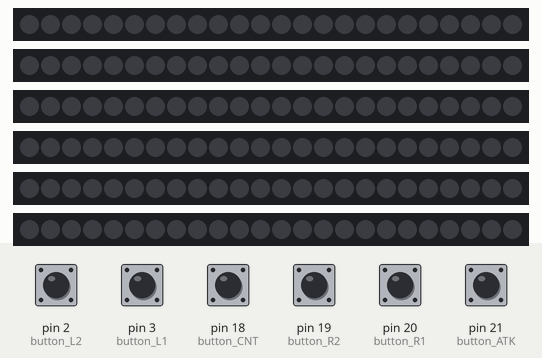
A sketch run on a simulated Arduino Mega 2560, built with avr-gcc and run on an emulated ATmega2560. Parts: 6 × 24 RGB LEDs in strip order, left to right. The test bench sets the inputs (shaded band); at power-on: pin 2 (button_L2), pin 3 (button_L1), pin 18 (button_CNT), pin 19 (button_R2), pin 20 (button_R1), pin 21 (button_ATK) HIGH. Dim RGB values are drawn brighter than linear; what the sketch prints to the serial monitor is not drawn.

Above: at 2.8 s.
2.9 s: pin 2 (button_L2) pulled LOW for 1.95 s
At 5.8 s:
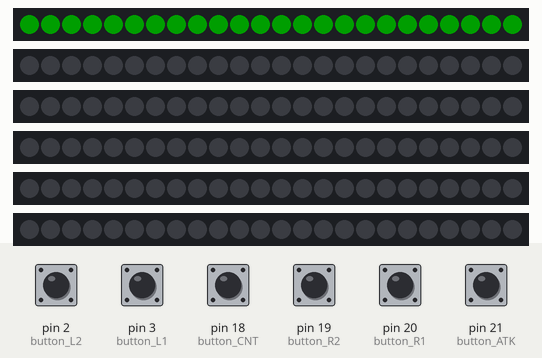
6.3 s: pin 3 (button_L1) pulled LOW for 1.95 s
At 9.4 s:
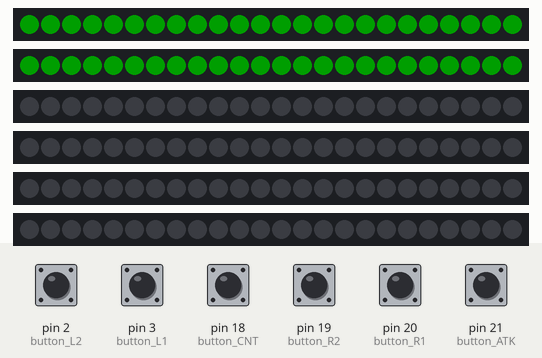
9.7 s: pin 18 (button_CNT) pulled LOW for 1.95 s
At 12.2 s:
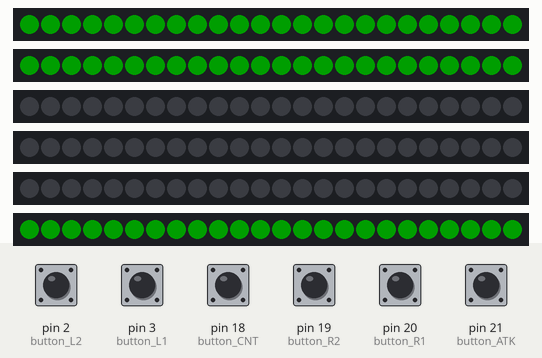
13.1 s: pin 19 (button_R2) pulled LOW for 1.95 s
At 16.0 s:
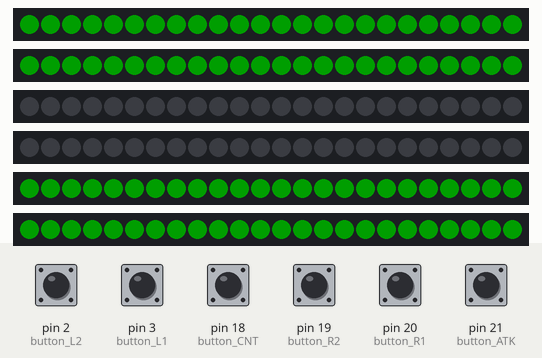
16.5 s: pin 20 (button_R1) pulled LOW for 1.95 s
At 19.6 s:
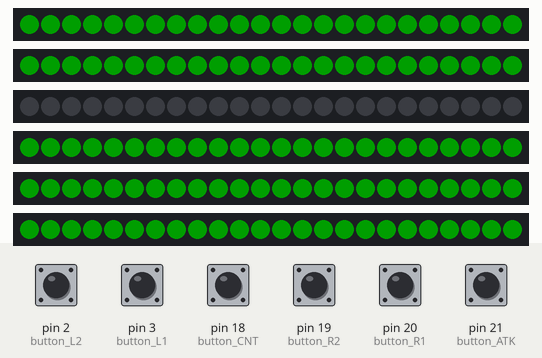
19.9 s: pin 21 (button_ATK) pulled LOW for 1.95 s
At 22.4 s:
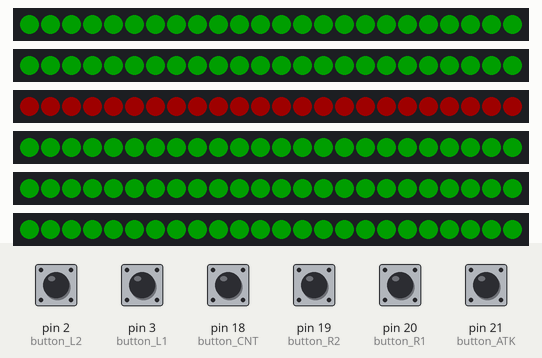
Timing chart, 0 to 23.9 s (numbered marks = the images above; inputs shaded):
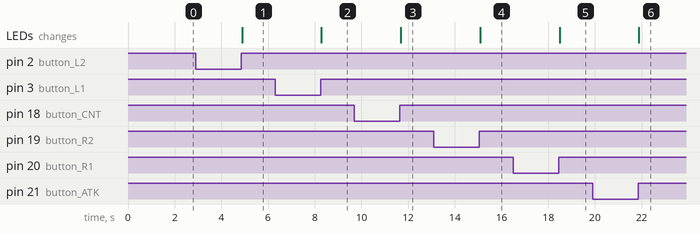

Measured:
- after the input at 2.9 s, the LEDs: change after 2.0 s (image 1)
- after the input at 6.3 s, the LEDs: change after 2.0 s (image 2)
- after the input at 9.7 s, the LEDs: change after 2.0 s (image 3)
- after the input at 13.1 s, the LEDs: change after 2.0 s (image 4)
- after the input at 16.5 s, the LEDs: change after 2.0 s (image 5)
- after the input at 19.9 s, the LEDs: change after 2.0 s (image 6)

The sketch:

game2_final.ino
```cpp
#include <Adafruit_NeoPixel.h> //네오픽셀을 사용하기 위한 라이브러리
#include<SoftwareSerial.h> //블루투스 연동을 위한 소프트웨어 시리얼 구현
SoftwareSerial BTSerial(6,5);// 시리얼 정의 시 아두이노에 연결된 핀 번호와 크로스 되게
//tx->6 rx->5
//인터럽트 핀 위치 /////////////////////////////////////////
//int.0 2|int.1 3|int.2 21|int.3 20|int.4 19| int.5 18|
//////////////////////////////////////////////////////

#define PIN_1 22           //data out이 연결된 핀 번호
#define NUM_LEDS_1 24      // 네오픽셀 LED 갯수(네오픽셀 링 LED 개수 : 24개)

#define PIN_2 23
#define NUM_LEDS_2 24

#define PIN_3 24
#define NUM_LEDS_3 24

#define PIN_4 28
#define NUM_LEDS_4 24

#define PIN_5 30
#define NUM_LEDS_5 24

#define PIN_6 29
#define NUM_LEDS_6 24

int time = 1000;
unsigned long pressTime;

//Adafruit_NeoPixel pixels = Adafruit_NeoPixel(네오픽셀 LED 개수, 아두이노 디지털 핀, NEO_GRB + NEO_KHZ800);
Adafruit_NeoPixel strip1 = Adafruit_NeoPixel(NUM_LEDS_1, PIN_1, NEO_GRBW + NEO_KHZ800);
//led1_r에 해당하는 네오픽셀
Adafruit_NeoPixel strip2 = Adafruit_NeoPixel(NUM_LEDS_2, PIN_2, NEO_GRBW + NEO_KHZ800);
//led1_l에 해당하는 네오픽셀

Adafruit_NeoPixel strip3 = Adafruit_NeoPixel(NUM_LEDS_3, PIN_3, NEO_GRBW + NEO_KHZ800);
//led2_r에 해당하는 네오픽셀
Adafruit_NeoPixel strip4 = Adafruit_NeoPixel(NUM_LEDS_4, PIN_4, NEO_GRBW + NEO_KHZ800);
//led2_l에 해당하는 네오픽셀

Adafruit_NeoPixel strip5 = Adafruit_NeoPixel(NUM_LEDS_5, PIN_5, NEO_GRBW + NEO_KHZ800);
//led2_r에 해당하는 네오픽셀
Adafruit_NeoPixel strip6 = Adafruit_NeoPixel(NUM_LEDS_6, PIN_6, NEO_GRBW + NEO_KHZ800);
//led2_l에 해당하는 네오픽셀

//리미트 스위치 &  리미트 스위치 작동시 led
//인터럽트 핀 위치 /////////////////////////////////////////
//int.0 2|int.1 3|int.2 21|int.3 20|int.4 19| int.5 18|
//////////////////////////////////////////////////////

int button_L2 = 2; //22    button_1
int button_L1 = 3; //23    button_2
int button_ATK = 21; //24  button_3
int button_R1=20; //28     button_7
int button_R2 = 19; // 30  button_9
int button_CNT=18;  //29   button_8


int Flag_L2=0;
int count_L2=0;
int excount_L2=1;

int Flag_L1=0;
int count_L1=0;
int excount_L1=1;

int Flag_ATK=0;
int count_ATK=0;
int excount_ATK=1;

int Flag_R1=0;
int count_R1=0;
int excount_R1=1;

int Flag_R2=0;
int count_R2=0;
int excount_R2=1;

int Flag_CNT=0;
int count_CNT=0;
int excount_CNT=1;

void setup() {
   // put your setup code here, to run once:
  //블루투스의 시리얼 통신을 위한 정의 함
  Serial.begin(9600);//블루투스의 시리얼 통신의 속도는 9600
  //시리얼 모니터
  BTSerial.begin(9600);//블루투스 통신 시작


   //리미트 스위치 & led
  pinMode(button_L2, INPUT);
  digitalWrite(button_L2,INPUT_PULLUP);

  pinMode(button_L1, INPUT);
  digitalWrite(button_L1,INPUT_PULLUP);

  pinMode(button_ATK, INPUT);//공격
  digitalWrite(button_ATK,INPUT_PULLUP);

  pinMode(button_R1, INPUT);
  digitalWrite(button_R1,INPUT_PULLUP);

  pinMode(button_R2,INPUT);
  digitalWrite(button_R2,INPUT_PULLUP);

  pinMode(button_CNT,INPUT);
  digitalWrite(button_CNT,INPUT_PULLUP);

//버튼 눌림 여부를 판변하기 위해 버튼 코드는 인터럽트로 구현
  attachInterrupt(digitalPinToInterrupt(button_L2),BUTTON_L2,CHANGE);
  attachInterrupt(digitalPinToInterrupt(button_L1),BUTTON_L1,CHANGE);
  attachInterrupt(digitalPinToInterrupt(button_ATK),BUTTON_ATK,CHANGE);
  attachInterrupt(digitalPinToInterrupt(button_R1),BUTTON_R1,CHANGE);
  attachInterrupt(digitalPinToInterrupt(button_R2),BUTTON_R2,CHANGE);
  attachInterrupt(digitalPinToInterrupt(button_CNT),BUTTON_CNT,CHANGE);
  Serial.println("setup");

  strip1.setBrightness(30);//네오픽셀 밝기 조절(0~255)
  strip1.begin();//네오픽셀을 사용하기 위한 함수
  //begin 함수의 경우 내부에 단순히 아두이노 디지털 핀을 out으로 선언하고 low가 출력되도록 하는 역할
  strip1.show(); // Initialize all pixels to 'off'

  strip2.setBrightness(30);//네오픽셀 밝기 조절(0~255)
  strip2.begin();//네오픽셀을 사용하기 위한 함수
  strip2.show(); // Initialize all pixels to 'off'

  strip3.setBrightness(30);//네오픽셀 밝기 조절(0~255)
  strip3.begin();//네오픽셀을 사용하기 위한 함수
  strip3.show(); // Initialize all pixels to 'off'

  strip4.setBrightness(30);//네오픽셀 밝기 조절(0~255)
  strip4.begin();//네오픽셀을 사용하기 위한 함수
  strip4.show(); // Initialize all pixels to 'off'

  strip5.setBrightness(30);//네오픽셀 밝기 조절(0~255)
  strip5.begin();//네오픽셀을 사용하기 위한 함수
  strip5.show(); // Initialize all pixels to 'off'

  strip6.setBrightness(30);//네오픽셀 밝기 조절(0~255)
  strip6.begin();//네오픽셀을 사용하기 위한 함수
  strip6.show(); // Initialize all pixels to 'off'

}

void loop() {
  //우주선 게임의 중앙 방향키와 공격 버튼이 동시에 눌리면 게임이 시작되게 구현(3초 동안)
while(digitalRead(button_CNT)==true&&digitalRead(button_ATK)==true)
  {
    delay(time);
    pressTime++;
    Serial.print(pressTime); Serial.println("초 경과");

    if(pressTime==3){break;}//3초가 경과하면 while문 break;
  }
  if(pressTime==3){
    Serial.print("pressTime : "); Serial.println(pressTime);
    delay(time);
    Serial.println("시작");
    BTSerial.write('O');//버튼을 누르고 3초가 지나면 안드로이드에 'O'을 보냄
    delay(1000);
  }
      pressTime = 0;//게임이 새로 시작할때마다 새로운 초를 count해야하기 때문에 pressTime 초기화

}

void BUTTON_L2()
{
  delayMicroseconds(1000);
  if(digitalRead(button_L2)==HIGH)//버튼이 눌렸을 때
  {
    if(Flag_L2 ==0){//플래그가 0이면 실행
      Flag_L2 =1;//플래그 1로 변경
      //Serial.println("PUSHED=====");
      count_L2++;
    GREEN1(); //초록색 네오픽셀 on
    strip1.clear();//네오픽셀 색상 초기화하는 함수

    }
    else //반응 x
    {

    }
  }
  else //스위치가 눌러져 있지 않으면 실행됨
  {
    Flag_L2=0;     //플래그 0으로 변경
    //Serial.println("=====no!PUSHED");
    COUNT_L2();
      OFFLED1();//네오픽셀 off
  }
}


void BUTTON_L1()
{
  delayMicroseconds(1000);
  if(digitalRead(button_L1)==HIGH)//버튼이 눌렸을 때 실행
  {
    if(Flag_L1 ==0){//플래그가 0이면 실행
      Flag_L1 =1;//플래그 1로 변경
      //Serial.println("PUSHED=====");
      count_L1++;
      GREEN2();   //초록색 네오픽셀 on
      strip2.clear();//네오픽셀 색상 초기화하는 함수

    }
    else//반응 x
    {

    }
  }
  else//스위치가 눌러져 있지 않으면 실행됨
  {
    Flag_L1=0;//플래그 0으로 변경
    //Serial.println("=====no!PUSHED");
    COUNT_L1();
    OFFLED2();//네오픽셀 off
  }
}

void BUTTON_ATK()
{
  delayMicroseconds(1000);
  if(digitalRead(button_ATK)==HIGH)//버튼이 눌렸을 때
  {
    if(Flag_ATK ==0){//플래그가 0이면 실행
      Flag_ATK =1;//플래그 1로 변경
      //Serial.println("PUSHED=====");
      count_ATK++;
      RED3();//빨간색 네오픽셀 on
      strip3.clear();//네오픽셀 색상 초기화하는 함수

    }
    else //반응 x
    {

    }
  }
  else //스위치가 눌러져 있지 않으면 실행됨
  {
    Flag_ATK=0;//플래그 0으로 변경
    //Serial.println("=====no!PUSHED");
    COUNT_ATK();
    OFFLED3();//네오픽셀 off

  }
}

void BUTTON_R1()
{
  delayMicroseconds(1000);
  if(digitalRead(button_R1)==HIGH)//버튼이 눌렸을 때
  {
    if(Flag_R1 ==0){//플래그가 0이면 실행
      Flag_R1 =1;//플래그 1로 변경
      //Serial.println("PUSHED=====");
      count_R1++;
      GREEN4();//초록색 네오픽셀 on
      strip4.clear(); //네오픽셀 색상 초기화하는 함수
    }
    else//반응 x
    {

    }
  }
  else//스위치가 눌러져 있지 않으면 실행됨
  {
    Flag_R1=0; //플래그 0으로 변경
    //Serial.println("=====no!PUSHED");
    COUNT_R1();
    OFFLED4(); //네오픽셀 off

  }
}

void BUTTON_R2()
{
  delayMicroseconds(1000);
  if(digitalRead(button_R2)==HIGH)//버튼이 눌렸을 때
  {
    if(Flag_R2 ==0){//플래그가 0이면 실행
      Flag_R2 =1;  //플래그 1로 변경
      //Serial.println("PUSHED=====");
      count_R2++;
    GREEN5();    //초록색 네오픽셀 on
    strip5.clear(); //네오픽셀 색상 초기화하는 함수

    }
    else//반응 x
    {

    }
  }
  else
  {
    Flag_R2=0;
    //Serial.println("=====no!PUSHED");
    COUNT_R2();
      OFFLED5();

  }
}

void BUTTON_CNT()
{
  delayMicroseconds(1000);
  if(digitalRead(button_CNT)==HIGH)//버튼이 눌렸을 때
  {
    if(Flag_CNT ==0){//플래그가 0이면 실행
      Flag_CNT =1;//플래그 1로 변경
      //Serial.println("PUSHED=====");
      count_CNT++;
    GREEN6();     //초록색 네오픽셀 on
    strip6.clear();//네오픽셀 색상 초기화하는 함수

    }
    else //반응 x
    {

    }
  }
  else//스위치가 눌러져 있지 않으면 실행됨
  {
    Flag_CNT=0;//플래그 0으로 변경
    //Serial.println("=====no!PUSHED");
    COUNT_CNT();
    OFFLED6(); //네오픽셀 off

  }
}

void COUNT_L2()//버튼이 눌렸을 경우 블루트수를 통해 안드로이드에 '0' 전송
{
 if(count_L2==excount_L2){//이번에 누른 카운트가 지금까지 누적된 카운트와 같아지면, 그 횟수를 출력
      Serial.println('0');
      BTSerial.write('0');
      excount_L2++;
    }
    else{
    }
}
void COUNT_L1()//버튼이 눌렸을 경우 블루트수를 통해 안드로이드에 '1' 전송
{
  if(count_L1==excount_L1){//이번에 누른 카운트가 지금까지 누적된 카운트와 같아지면, 그 횟수를 출력
      Serial.println('1');
      BTSerial.write('1');
      excount_L1++;
    }
    else{
    }
}
void COUNT_ATK()//버튼이 눌렸을 경우 블루트수를 통해 안드로이드에 'A' 전송
{
   if(count_ATK==excount_ATK){//이번에 누른 카운트가 지금까지 누적된 카운트와 같아지면, 그 횟수를 출력
      Serial.println('A');
      BTSerial.write('A');
      excount_ATK++;
    }
    else{
    }


}
void COUNT_R1()//버튼이 눌렸을 경우 블루트수를 통해 안드로이드에 '3' 전송
{
  if(count_R1==excount_R1){//이번에 누른 카운트가 지금까지 누적된 카운트와 같아지면, 그 횟수를 출력
      Serial.println('3');
      BTSerial.write('3');
      excount_R1++;
    }
    else{
    }

}

void COUNT_R2() //버튼이 눌렸을 경우 블루트수를 통해 안드로이드에 '4' 전송
{
  if(count_R2==excount_R2){//이번에 누른 카운트가 지금까지 누적된 카운트와 같아지면, 그 횟수를 출력
      Serial.println('4');
      BTSerial.write('4');
      excount_R2++;
    }
    else{
    }
}

void COUNT_CNT()//버튼이 눌렸을 경우 블루트수를 통해 안드로이드에 '2' 전송
{
  if(count_CNT==excount_CNT){//이번에 누른 카운트가 지금까지 누적된 카운트와 같아지면, 그 횟수를 출력
      Serial.println('2');
      BTSerial.write('2');
      excount_CNT++;
    }
    else{
    }
}
/////////////////////////////////////////////////////////////////
//NeoPixel에 달린 LED를 각각 주어진 인자값 색으로 채워나가는 함수
void colorWipe_1(uint32_t c, uint8_t wait) {
  for(uint16_t i=0; i<NUM_LEDS_1; i++) {
    strip1.setPixelColor(i, c);   //LED 순서, LED 색상
    strip1.show();
    delay(wait);
  }
}

void colorWipe_2(uint32_t c, uint8_t wait) {
  for(uint16_t i=0; i<NUM_LEDS_2; i++) {
    strip2.setPixelColor(i, c);   //LED 순서, LED 색상
    strip2.show();
    delay(wait);
  }
}


void colorWipe_3(uint32_t c, uint8_t wait) {
  for(uint16_t i=0; i<NUM_LEDS_3; i++) {
    strip3.setPixelColor(i, c);   //LED 순서, LED 색상
    strip3.show();
    delay(wait);
  }
}

void colorWipe_4(uint32_t c, uint8_t wait) {
  for(uint16_t i=0; i<NUM_LEDS_4; i++) {
    strip4.setPixelColor(i, c);   //LED 순서, LED 색상
    strip4.show();
    delay(wait);
  }
}

void colorWipe_5(uint32_t c, uint8_t wait) {
  for(uint16_t i=0; i<NUM_LEDS_5; i++) {
    strip5.setPixelColor(i, c);   //LED 순서, LED 색상
    strip5.show();
    delay(wait);
  }
}

void colorWipe_6(uint32_t c, uint8_t wait) {
  for(uint16_t i=0; i<NUM_LEDS_6; i++) {
    strip6.setPixelColor(i, c);   //LED 순서, LED 색상
    strip6.show();
    delay(wait);
  }
}
//동시에 불이 켜지게 하기 위해 wait 값 : 0으로 설정
//led마다 하나씩 순서대로 들어오게 하기 위해서는 wait값만 수정하면 됨.
//////////////////////////////////////////////////////////////
void GREEN1()
{
  colorWipe_1(strip1.Color(0, 255, 0,0), 0); // Green
}

void GREEN2()
{
  colorWipe_2(strip2.Color(0, 255, 0,0), 0); // Green
}
/*void WHITE3()//atk->red로 변경
{
  colorWipe_3(strip3.Color(0, 0, 0,255), 0); // white
}*/
void GREEN4()
{
  colorWipe_4(strip4.Color(0, 255, 0,0), 0); // Green
}
void GREEN5()
{
  colorWipe_5(strip5.Color(0, 255, 0,0), 0); // Green
}
void GREEN6()
{
  colorWipe_6(strip6.Color(0, 255, 0,0), 0); // Green
}
///////////////////////////////////////////////////////////////////
void OFFLED1()
{
  colorWipe_1(strip1.Color(0, 0, 0), 0);    // Black/off
}
void OFFLED2()
{
  colorWipe_2(strip2.Color(0, 0, 0), 0);// Black/off
}
void OFFLED3()
{
  colorWipe_3(strip3.Color(0, 0, 0), 0);    // Black/off
}
void OFFLED4()
{
  colorWipe_4(strip4.Color(0, 0, 0), 0);// Black/off
}
void OFFLED5()
{
  colorWipe_5(strip5.Color(0, 0, 0), 0);    // Black/off
}
void OFFLED6()
{
  colorWipe_6(strip6.Color(0, 0, 0), 0);// Black/off
}
void RED3()//atk
{
   colorWipe_3(strip3.Color(255, 0, 0), 0);    // red
}
```
